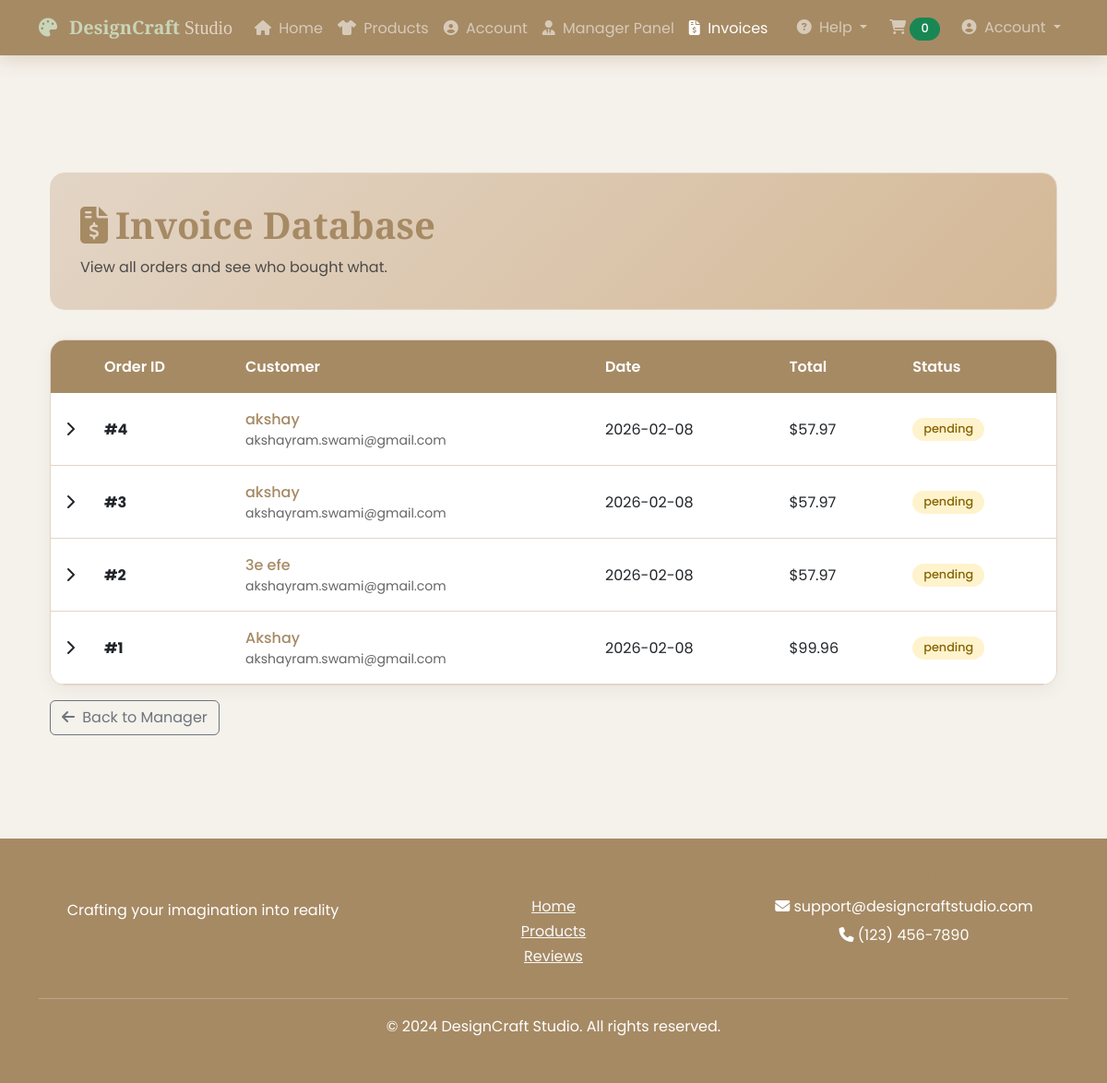
The page /invoices (signed in) on the database its author committed.
### tables this page shows
CREATE TABLE orders (
                order_id INTEGER PRIMARY KEY AUTOINCREMENT,
                user_id INTEGER NOT NULL,
                full_name TEXT NOT NULL,
                card_last_four TEXT,
                delivery_option TEXT NOT NULL,
                shipping_address TEXT NOT NULL,
                total REAL NOT NULL,
                status TEXT DEFAULT 'pending',
                created_at TIMESTAMP DEFAULT CURRENT_TIMESTAMP,
                FOREIGN KEY (user_id) REFERENCES users(user_id)
            );

CREATE TABLE users (
                user_id INTEGER PRIMARY KEY AUTOINCREMENT,
                username TEXT UNIQUE NOT NULL,
                email TEXT UNIQUE NOT NULL,
                password_hash BLOB NOT NULL,
                first_name TEXT NOT NULL,
                last_name TEXT NOT NULL,
                date_of_birth TEXT,
                phone TEXT,
                address TEXT,
                role TEXT DEFAULT 'customer',
                profile_image TEXT,
                is_active INTEGER DEFAULT 1,
                created_at TIMESTAMP DEFAULT CURRENT_TIMESTAMP,
                last_login TIMESTAMP
            );

### app.py (the view)
@app.route('/invoices')
@login_required
def invoices():
    if session.get('role') not in ['admin', 'manager']:
        flash('Access denied. Admin or Manager privileges required.', 'danger')
        return redirect(url_for('home'))
    orders = db_helper.get_all_orders_with_items()
    return render_template('invoices.html', orders=orders)

### app.py (called while the page is built)
@app.context_processor
def inject_csrf_token():
    from flask_wtf.csrf import generate_csrf
    return dict(csrf_token=lambda: generate_csrf())

def login_required(f):
    @wraps(f)
    def decorated_function(*args, **kwargs):
        if 'user_id' not in session:
            flash('Please log in to access this page.', 'warning')
            return redirect(url_for('login'))
        return f(*args, **kwargs)
    return decorated_function

### templates/invoices.html (shortened to what this page needs)
{% extends "base.html" %}
{% block content %}
<div class="main-container">
    <div class="container">
        <div class="invoices-header">
            <h1><i class="fas fa-file-invoice-dollar me-2"></i>Invoice Database</h1>
            <p class="mb-0">View all orders and see who bought what.</p>
        </div>
        <div class="invoices-table-card">
            {% if orders %}
            <div class="table-responsive">
                <table class="table">
                    <thead>
                        <tr>
                            <th style="width: 40px;"></th>
                            <th>Order ID</th>
                            <th>Customer</th>
                            <th>Date</th>
                            <th>Total</th>
                            <th>Status</th>
                        </tr>
                    </thead>
                    <tbody>
                        {% for order in orders %}
                        <tr class="order-row" data-order-id="{{ order.order_id }}" onclick="toggleItems({{ order.order_id }})">
                            <td>
                                <i class="fas fa-chevron-right toggle-icon" id="icon-{{ order.order_id }}"></i>
                            </td>
                            <td><strong>#{{ order.order_id }}</strong></td>
                            <td>
                                <span class="customer-cell">{{ order.full_name }}</span>
                                {% if order.email %}
                                <br><span class="customer-email">{{ order.email }}</span>
                                {% endif %}
                            </td>
                            <td>{% if order.created_at %}{{ order.created_at[:10] if order.created_at|length >= 10 else order.created_at }}{% else %}—{% endif %}</td>
                            <td>${{ "%.2f"|format(order.total) }}</td>
                            <td><span class="badge badge-status {{ order.status }}">{{ order.status }}</span></td>
                        </tr>
                        {% endfor %}
                    </tbody>
                </table>
            </div>
            {% else %}
            <div class="empty-invoices">
                <i class="fas fa-receipt"></i>
                <h3>No invoices yet</h3>
                <p>Orders will appear here once customers place orders.</p>
            </div>
            {% endif %}
        </div>
        <div class="mt-3">
            <a href="{{ url_for('manager_dashboard') }}" class="btn btn-outline-secondary"><i class="fas fa-arrow-left me-1"></i> Back to Manager</a>
        </div>
    </div>
</div>
{% endblock %}

### templates/base.html (shortened to what this page needs)
<!DOCTYPE html>
<html lang="en">
<head>
    <link href="https://cdn.jsdelivr.net/npm/bootstrap@5.3.0/dist/css/bootstrap.min.css" rel="stylesheet">
    <link rel="stylesheet" href="https://cdnjs.cloudflare.com/ajax/libs/font-awesome/6.4.0/css/all.min.css">
</head>
<body>
    {% block navbar %}
        {% include 'includes/_navbar.html' %}
    {% endblock %}
    <div class="container main-container">
        {% block content %}{% endblock %}
    </div>
    {% block footer %}
    <footer class="footer">
        <div class="container">
            <div class="row">
                <div class="col-md-4">
                    <h5><i class="fas fa-palette"></i> DesignCraft Studio</h5>
                    <p class="mb-0">Crafting your imagination into reality</p>
                </div>
                <div class="col-md-4">
                    <h6>Quick Links</h6>
                    <ul class="list-unstyled">
                        <li><a href="{{ url_for('home') }}" class="text-light">Home</a></li>
                        <li><a href="#products" class="text-light">Products</a></li>
                        <li><a href="#reviews" class="text-light">Reviews</a></li>
                    </ul>
                </div>
                <div class="col-md-4">
                    <h6>Contact Us</h6>
                    <p class="mb-1"><i class="fas fa-envelope"></i> support@designcraftstudio.com</p>
                    <p class="mb-0"><i class="fas fa-phone"></i> (123) 456-7890</p>
                </div>
            </div>
            <hr class="bg-light my-3">
            <p>&copy; 2024 DesignCraft Studio. All rights reserved.</p>
        </div>
    </footer>
    {% endblock %}
</body>
</html>

### templates/includes/_navbar.html (shortened to what this page needs)
<nav class="navbar navbar-expand-lg navbar-dark fixed-top wood-texture" style="background: var(--wood-dark); box-shadow: 0 4px 20px rgba(166, 138, 100, 0.3);">
    <div class="container">
        <a class="navbar-brand" href="{{ url_for('home') }}" style="font-family: 'Playfair Display', serif;">
            <i class="fas fa-palette me-2" style="color: var(--sage-light);"></i>
            <span style="color: var(--sage-light); font-weight: 700;">DesignCraft</span>
            <span style="color: var(--wood-light); font-weight: 300;"> Studio</span>
        </a>
        <div class="collapse navbar-collapse" id="navbarNav">
            <ul class="navbar-nav me-auto">
                <li class="nav-item">
                    <a class="nav-link {% if request.endpoint == 'home' %}active{% endif %}" href="{{ url_for('home') }}">
                        <i class="fas fa-home me-1"></i> Home
                    </a>
                </li>
                <li class="nav-item">
                    <a class="nav-link {% if request.endpoint == 'products.browse_products' %}active{% endif %}"
                       href="{{ url_for('products.browse_products') }}">
                        <i class="fas fa-tshirt me-1"></i> Products
                    </a>
                </li>
                {% if 'user_id' in session %}
                <li class="nav-item">
                    <a class="nav-link {% if request.endpoint == 'profile' %}active{% endif %}"
                       href="{{ url_for('profile') }}">
                        <i class="fas fa-user-circle me-1"></i> Account
                    </a>
                </li>
                {% endif %}
                {% if session.get('role') in ['admin', 'manager'] %}
                <li class="nav-item">
                    <a class="nav-link" href="{{ url_for('manager_dashboard') }}">
                        <i class="fas fa-user-tie me-1"></i> Manager Panel
                    </a>
                </li>
                <li class="nav-item">
                    <a class="nav-link {% if request.endpoint == 'invoices' %}active{% endif %}" href="{{ url_for('invoices') }}">
                        <i class="fas fa-file-invoice-dollar me-1"></i> Invoices
                    </a>
                </li>
                {% endif %}
            </ul>
            <ul class="navbar-nav">
                <li class="nav-item dropdown me-2">
                    <a class="nav-link dropdown-toggle" href="#" id="helpDropdown" role="button" data-bs-toggle="dropdown">
                        <i class="fas fa-question-circle me-1"></i> Help
                    </a>
                </li>
                <li class="nav-item me-2">
                    <a class="nav-link {% if request.endpoint == 'cart' %}active{% endif %}"
                       href="{{ url_for('cart') }}" title="Cart">
                        <i class="fas fa-shopping-cart"></i>
                        <span class="badge bg-success rounded-pill cart-count">0</span>
                    </a>
                </li>
                <li class="nav-item dropdown">
                    <a class="nav-link dropdown-toggle" href="#" id="accountDropdown" role="button" data-bs-toggle="dropdown">
                        <i class="fas fa-user-circle me-1"></i> Account
                    </a>
                </li>
            </ul>
        </div>
    </div>
</nav>

### templates/invoices.html (style rules this page uses)
.invoices-header { background: var(--gradient-wood); border-radius: 16px; padding: 2rem; margin-bottom: 2rem; border: 1px solid var(--wood-light); }
.invoices-header h1 { margin-bottom: 0.5rem; }
.invoices-header p { color: var(--neutral-dark); opacity: 0.9; }
.invoices-table-card { background: var(--neutral-light); border-radius: 16px; border: 1px solid var(--wood-light); box-shadow: 0 5px 20px rgba(0,0,0,0.05); overflow: hidden; }
.invoices-table-card .table { margin-bottom: 0; }
.invoices-table-card .table thead th { background: var(--wood-dark); color: white; font-weight: 600; border: none; padding: 1rem; }
.invoices-table-card .table tbody tr.order-row { cursor: pointer; transition: background 0.2s; }
.invoices-table-card .table tbody tr.order-row td { padding: 1rem; vertical-align: middle; }
.badge-status { padding: 0.35em 0.65em; border-radius: 8px; font-size: 0.85rem; }
.badge-status.pending { background: #fff3cd; color: #856404; }
.toggle-icon { transition: transform 0.2s; }
.customer-cell { font-weight: 500; color: var(--wood-dark); }
.customer-email { font-size: 0.875rem; color: #666; }

### templates/base.html (style rules this page uses)
:root { --wood-light: #E3D5C6; --wood-medium: #D4B896; --wood-dark: #A68A64; --sage-green: #9CAF88; --sage-light: #C8D5B9; --sage-dark: #7A8F72; --neutral-cream: #F5F1EB; --neutral-dark: #3C3C3C; --neutral-light: #FAF7F2; --accent-brown: #8B7355; --gradient-wood: linear-gradient(135deg, #E3D5C6 0%, #D4B896 100%); --gradient-sage: linear-gradient(135deg, #C8D5B9 0%, #9CAF88 100%); --gradient-natural: linear-gradient(135deg, #F5F1EB 0%, #E3D5C6 100%); }
* { margin: 0; padding: 0; box-sizing: border-box; }
body { font-family: 'Poppins', -apple-system, BlinkMacSystemFont, 'Segoe UI', sans-serif; line-height: 1.7; color: var(--neutral-dark); background: var(--neutral-cream); min-height: 100vh; }
h1, h2, h3, h4, h5, h6 { font-family: 'Playfair Display', serif; font-weight: 600; color: var(--wood-dark); }
.main-container { padding-top: 80px; padding-bottom: 2rem; }
.badge { padding: 0.4rem 0.75rem; border-radius: 20px; font-weight: 500; font-size: 0.8rem; }
.table { border-radius: 12px; overflow: hidden; }
.table thead th { background-color: var(--sage-light); color: var(--neutral-dark); font-weight: 600; border: none; padding: 1rem; }
.table tbody td { padding: 1rem; border-bottom: 1px solid var(--wood-light); vertical-align: middle; }
.footer { background: var(--wood-dark); color: white; padding: 2rem 0; margin-top: 3rem; text-align: center; }

### rows shown on the page
orders: order_id "4", full_name "akshay", email "akshayram.swami@gmail.com", created_at "2026-02-08", total "57.97", status "pending"
orders: order_id "3", full_name "akshay", email "akshayram.swami@gmail.com", created_at "2026-02-08", total "57.97", status "pending"
orders: order_id "2", full_name "3e efe", email "akshayram.swami@gmail.com", created_at "2026-02-08", total "57.97", status "pending"
orders: order_id "1", full_name "Akshay", email "akshayram.swami@gmail.com", created_at "2026-02-08", total "99.96", status "pending"
